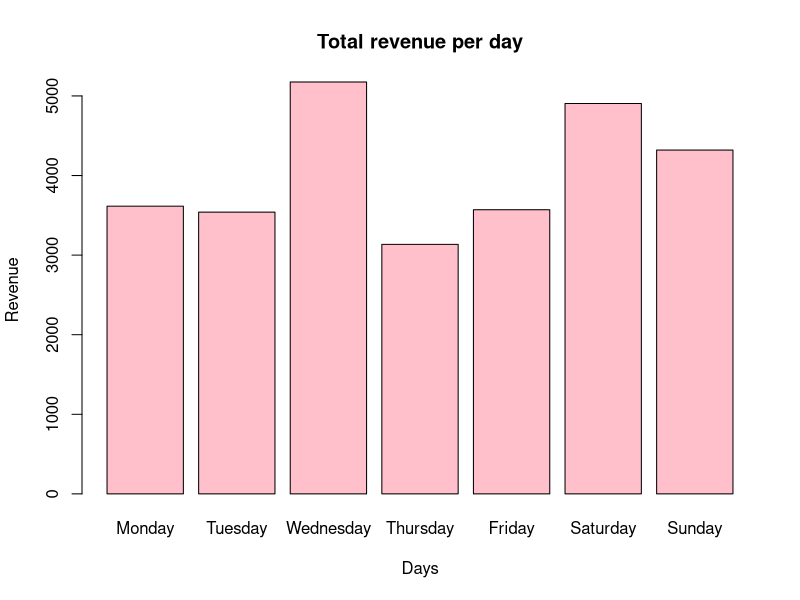
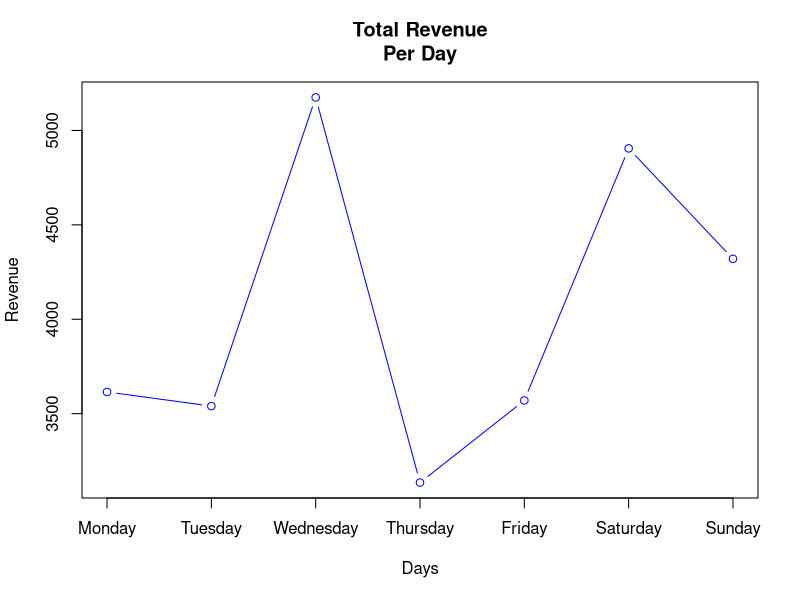

These figures' R source, in order:
########################################################################
################ Simulating the Theater of Weekdays  ###############
########################################################################

# Cost for adults and children
ticket_cost <- 30 
ticket_cost_child <- 15

movies <- c('Brid Box', 'Red Notice', 'RUN','VIVO','Secret magic Control Agency ')

# How many screens does the theater have? (assume 1 per movie)
screens <-5

# How many seats does each theater hold
seats  <- 50 
# Store totals for each day
week_days <-rep(0, 7)  

current_total <- 0 
total<-0
#______________________________________
# iterate through the week
for (i in week_days) {
  
  # Keep track of total revenue for the day
  
  
  # iterate through the amount of screens on a particular day
  for (y in 1:screens) {
    
    # Calculate how many adults and children are watching the movie
    visitors_adults <- sample(seats, 1)
    visitors_children <- sample(abs(visitors_adults-seats),1)
    
    # Calculate the revenue for adults and children
    current_total <- current_total + visitors_adults*30 + visitors_children*15
    
    # Calculate revenue, and add to running total for the day
    
    
  }
  # Save total to the corresponding day
  total <-c (total,current_total)
  current_total <- 0
}

# Make a barchart showing total revenue per day
total <- total[-1]
names(total) <- c("Monday","Tuesday","Wednesday","Thursday","Friday","Saturday","Sunday")
total

barplot( total,
         main = "Total revenue per day",
         xlab = "Days",
         ylab = "Revenue",
         col = "pink"
)
# Make any other chart

plot(total, xaxt="n", type="b", col="blue", main = 'Total Revenue
Per Day',xlab = "Days",
     ylab = "Revenue" )

axis(1,at = 1:7, labels = names(total))


# Which day had the highest revenue?

paste("The highest revenue is" , max(total), "$ on" , names(which.max(total)))

